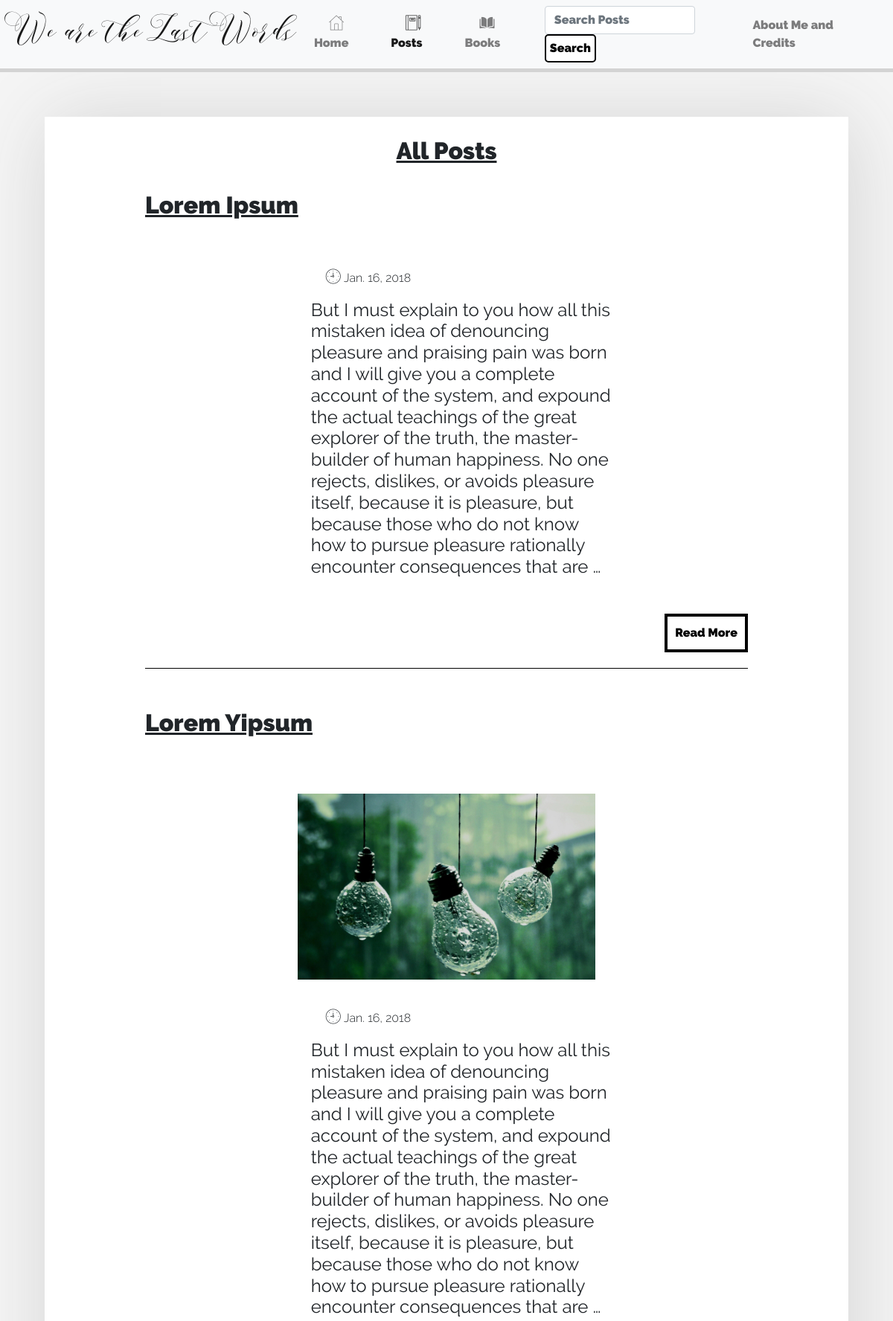
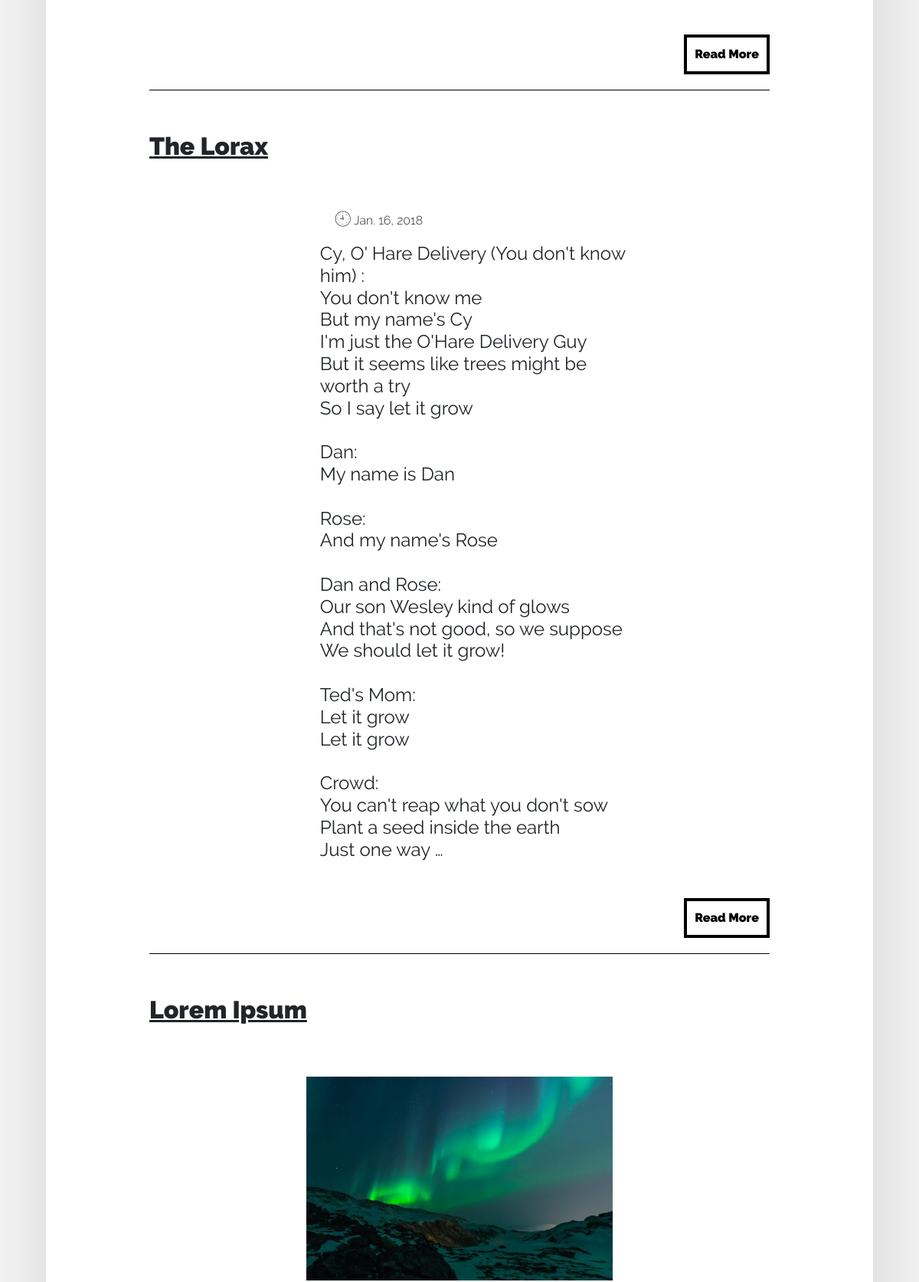
The app's page /all-posts/ (upper part) with its own data (2 pictures, top to bottom).
### blogsite/models.py (models this page shows, shortened)
class Post(models.Model):
    Book = models.ForeignKey(Reccommended_Book, blank=True, null=True)
    title = models.CharField(max_length=50)
    date = models.DateField(default=datetime.now)
    text = models.TextField()
    Post_Image = models.ImageField(upload_to='post_imgs/', blank=True, null=True)
    credits = models.TextField(blank=True)

### blogsite/views.py (the view)
# urls.py: url(r'^all-posts/$', views.PostView.as_view(), name='posts'),
class PostView(ListView):
    template_name = 'blogsite/posts.html'
    context_object_name = "posts"
    paginate_by = 5
    def get_queryset(self):
        return Post.objects.all().order_by('-date')

### blogsite/templates/blogsite/posts.html (shortened to what this page needs)
{% extends 'blogsite/base.html' %}
{% block posts %} active {% endblock %}
{% load static %}
{% block body %}
{% if posts %}
<div class="post-body-wrapper">
    <div class="post-body-box">
<h2 class="recent-post"><u>{% if request.GET.query %}All posts with names similar to {{request.GET.query}} {% else %}All Posts {% endif %}</u></h2>
<div class="post-wrapper">
{% for post in posts %}
        <div class="post">
            <h2 class="post-title"> <u>{{post.title}} </u></h2>
            {% if post.Post_Image %}
        <div class="post-body">
            <div class="post-image-box">
            <a class="post-image" href="{% url 'blogsite:post-view' post.pk %}"><img src="{{post.Post_Image.url}}" class="post-image"\></a>
            </div>
                <div class="post-text-box">
                   <p class="date flaticon-clock"> {{post.date}}</p>
                    <h4 class="post-text">
                        {{post.text|linebreaksbr|truncatewords:75}}
                    </h4>
                </div>
            </div>
            <div class="button-flexbox">
                        <a href="{% url 'blogsite:post-view' post.pk %}"><button class="button-read-more" value = "{{post.pk}}">Read More</button></a>
                    </div>
            {% else %}
            <div class="post-body">
                <div class="post-text-box">
                   <p class="date flaticon-clock"> {{post.date}}</p>
                    <h4 class="post-text">
                        {{post.text|linebreaksbr|truncatewords:75}}
                    </h4>
                    </div>
                </div>
                <div class="button-flexbox">
                        <a href="{% url 'blogsite:post-view' post.pk %}"><button class="button-read-more" value = "{{post.pk}}">Read More</button></a>
                    </div>
        {% endif %}
        </div>
{% endfor %}
    </div>
</div>
</div>
{% else %}
        <div class="post-body-wrapper" style="">
    <div class="post-body-box">
        <h2 class="recent-post">Sorry there are no posts available</h2>
    </div>
        </div>
{% endif %}
{% endblock %}

### blogsite/static/css/styles.css (style rules this page uses)
body { background-color:#F5F5F5; }
.post-body-wrapper { display:flex; justify-content:center; margin-top:5%; margin-bottom:5%; min-height:600px; }
.post-body-box { background-color:white; width:90%; box-shadow:5px 5px 100px #d3d3d3; }
.date { font-family:Raleway-Light; }
.post-title { font-family: Hero; }
.post { flex-wrap:wrap; width:75%; border-bottom:1px solid black; margin-top: 2.5%; margin-bottom: 2.5%; }
.post-wrapper { margin-top:0px; display:flex; justify-content:center; flex-wrap:wrap; }
.post-body { margin-top: 5%; margin-bottom: 5%; display:flex; justify-content:center; flex-wrap:wrap; width:100%; }
.recent-post { text-align:center; margin-top:2.5%; font-family:HERO; }
.post-image-box { display:flex; justify-content:center; align-items:center; height:300px; width:400px; }
.post-image { width:auto; height:auto; max-height:300px; max-width:400px; margin-top:2.5%; }
.post-text { font-family:Synthesia; }
.post-text-box { width:50%; word-wrap: break-word; margin-left:5%; margin-top:2.5% }
.button-read-more { border:4px solid black; padding:10px 10px 10px 10px; background-color:white; font-family:HERO; }
.button-flexbox { display:flex; justify-content:flex-end; margin-bottom:2.5%; }

### records on screen
Post: title "Lorem Ipsum", date "Jan. 16, 2018", text "But I must explain to you how all this mistaken idea of denouncing pleasure and praising pain was born and I will give you a complete account of the system, and expound the actual teachings of the great explorer of the truth, the master-builder of human happiness. No one rejects, dislikes, or avoids pleasure itself, because it is pleasure, but because those who do not know how to pursue pleasure rationally encounter consequences that are …", {{ post.pk }} 7 (drawn)
Post: title "Lorem Yipsum", Post_Image (picture), date "Jan. 16, 2018", text "But I must explain to you how all this mistaken idea of denouncing pleasure and praising pain was born and I will give you a complete account of the system, and expound the actual teachings of the great explorer of the truth, the master-builder of human happiness. No one rejects, dislikes, or avoids pleasure itself, because it is pleasure, but because those who do not know how to pursue pleasure rationally encounter consequences that are …", {{ post.pk }} 8 (drawn)
Post: title "The Lorax", date "Jan. 16, 2018", text "Cy, O' Hare Delivery (You don't know him) : You don't know me But my name's Cy I'm just the O'Hare Delivery Guy But it seems like trees might be worth a try So I say let it grow Dan: My name is Dan Rose: And my name's Rose Dan and Rose: Our son Wesley kind of glows And that's not good, so we suppose We should let it grow! Ted's Mom: Let it grow Let it grow Crowd: You can't reap what you don't sow Plant a seed inside the earth Just one way …", {{ post.pk }} 9 (drawn)
Post: title "Lorem Ipsum", Post_Image (picture)
